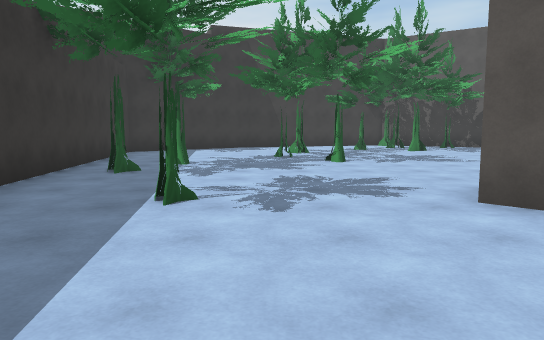
[1] (above)

20 first-person views from a walk through a scene from a Unity 3-D project. The camera is 1.4 m above the floor, tilts 6° down and sees 70° across. The floor is counted in squares, 2 m on a side. Each view is taken from the middle of a square. On the plan, view 1 faces up. The plan holds only what a view shows up to about 11 squares ahead; the rest is blank. The place goes on beyond the plan. The player character is not drawn. Some animated figures are left out.

[2]
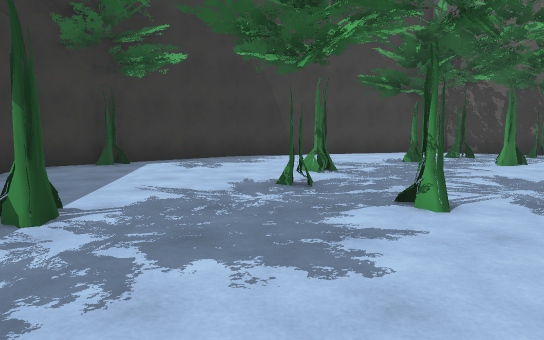

[3]
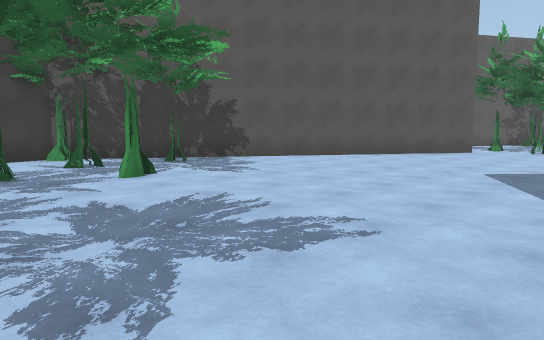

[4]
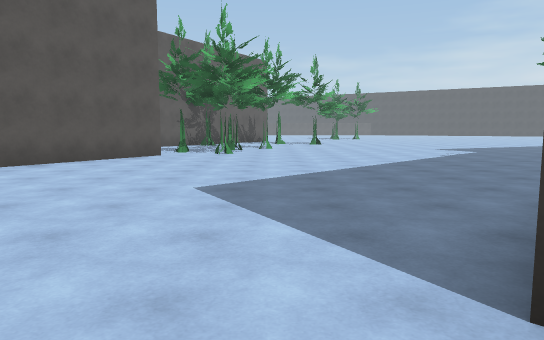

[5]
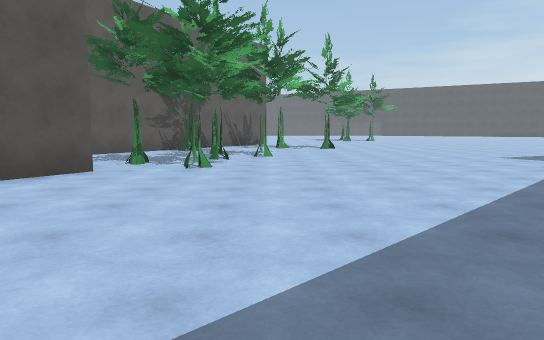

[6]
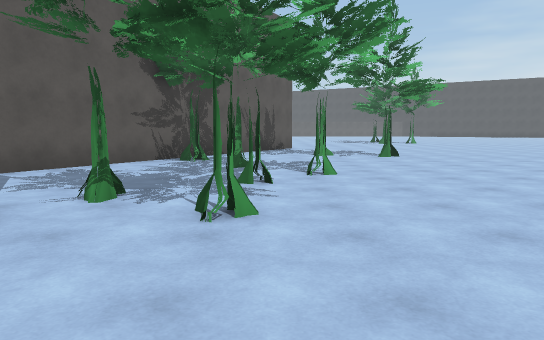

[7]
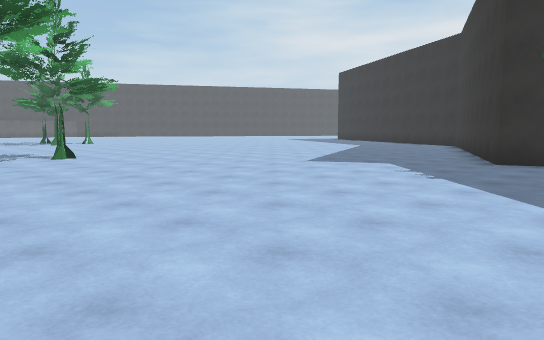

[8]
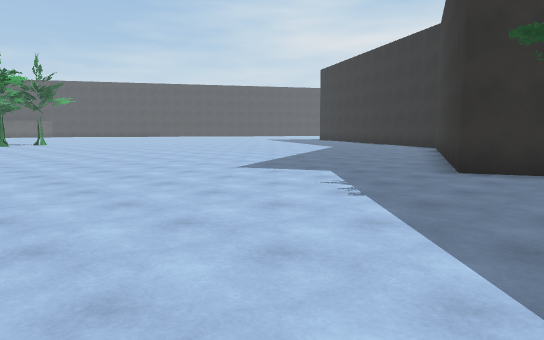

[9]
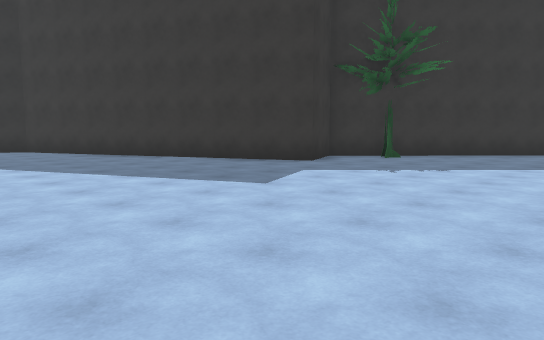

[10]
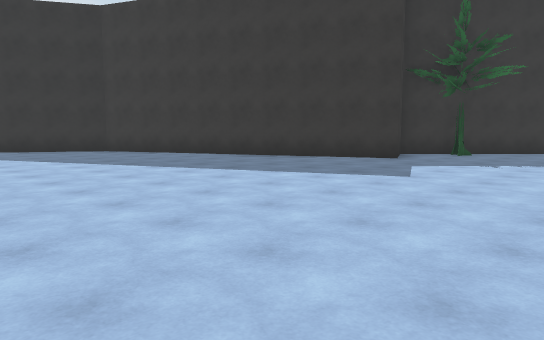

[11]
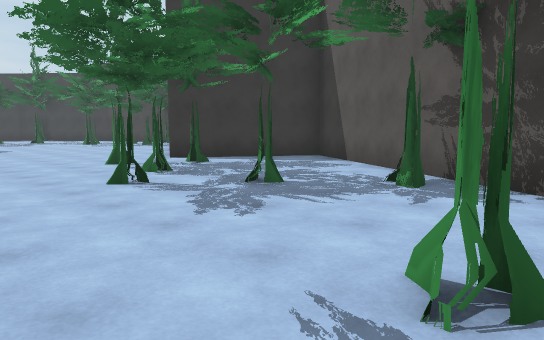

[12]
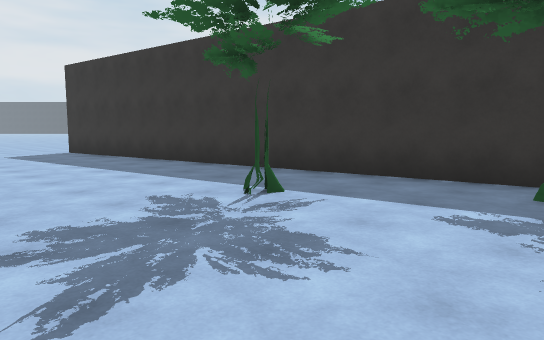

[13]
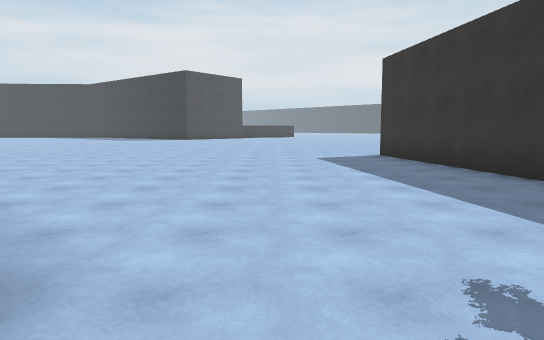

[14]
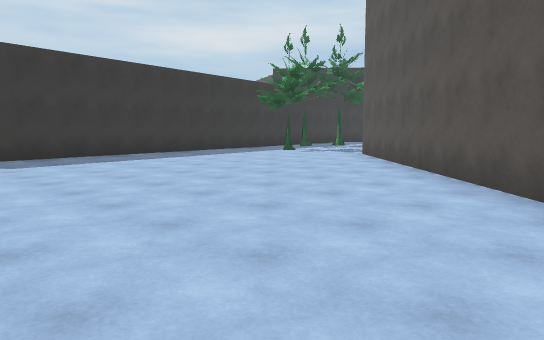

[15]
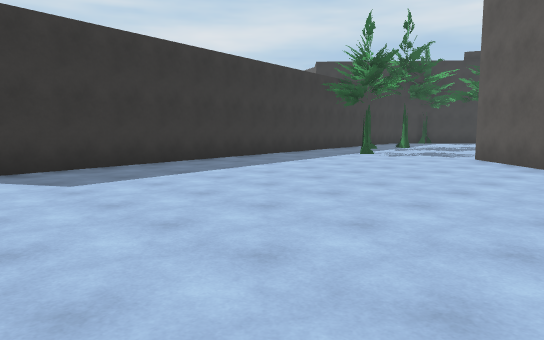

[16]
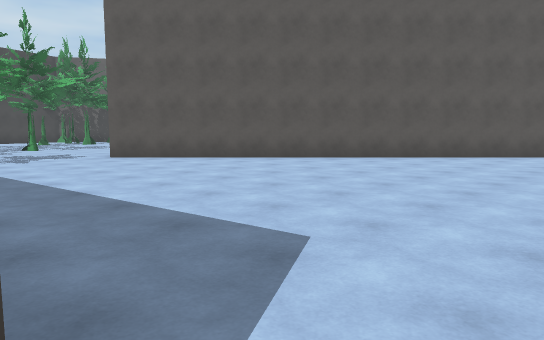

[17]
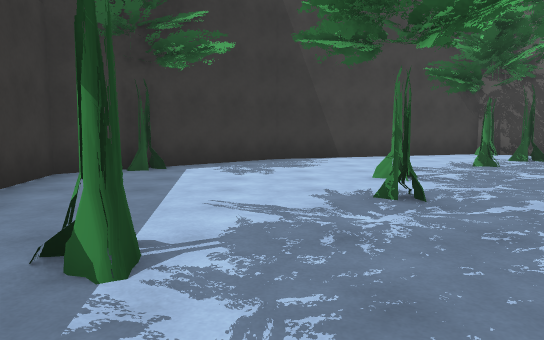

[18]
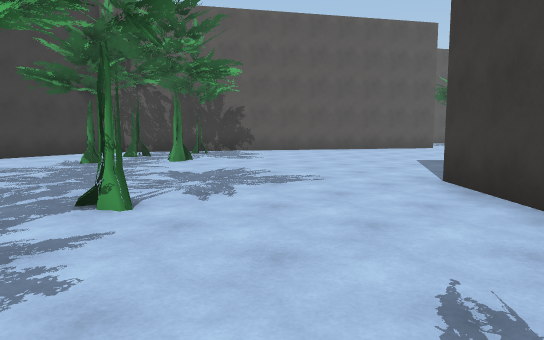

[19]
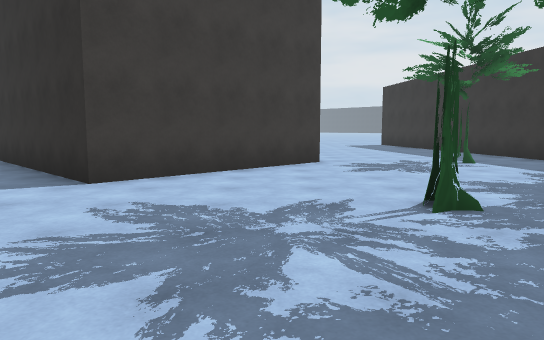

[20]
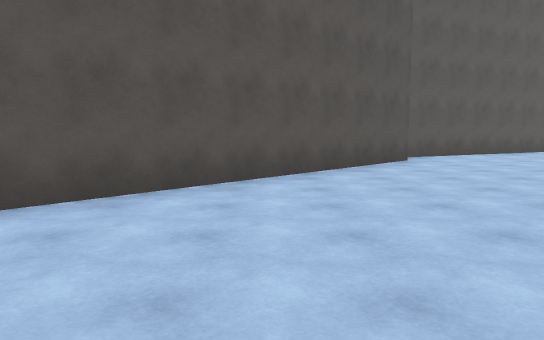

### Floor plan
Points are (right, up) in squares from view 1. A wall is a line through its corners. A room is listed if a view was taken in it or the views show most of it. See-through windows are left out.
Room 1 (views 1, 2, 3, 4, 5, 6, 7, 8, 9, 10, 11, 12, 13, 14, 15, 16, 17, 18, 19, 20)
walls: (10.8, -5.1) (2, 3.7) (5.3, 7.1) (12.6, -0.2) (14.3, 0.5) (17.1, -5.8); (12.2, -6.6) (11.7, -5.4); (23.1, 10.3) (16.5, 14.3) (14.4, 11) (4.8, 16.9) (-0.9, 15.1) (-4.4, 12) (-1.9, -5.5)
objects: tree (-3, 6); tree (-3, 13); tree (-2, 8); tree (-1, 4); tree (0, 10); tree (1, 9); tree (1, 12); tree (3, 13); tree (5, 13); tree (5, 15); tree (5, 16); tree (7, 14) to (7, 15); tree (12, 1); tree (15, 9); tree (16, 11); tree (17, 9); tree (18, 8); tree (19, 10); tree (21, 11); tree (22, 6); tree (23, 8)

Where each view was taken, in squares from view 1:
view 1: 0 up, 0 right, facing up
view 2: 5 up, 0 right, facing up
view 3: 7 up, 2 right, facing up-right
view 4: 8 up, 4 right, facing right
view 5: 8 up, 8 right, facing right
view 6: 9 up, 12 right, facing right
view 7: 9 up, 12 right, facing down-right
view 8: 7 up, 12 right, facing down-right
view 9: 6 up, 21 right, facing down-left
view 10: 5 up, 23 right, facing down-left
view 11: 6 up, 23 right, facing up-left
view 12: 7 up, 2 right, facing down-left
view 13: 5 up, 1 right, facing down
view 14: 6 down, 8 right, facing up-left
view 15: 6 down, 5 right, facing up-left
view 16: 6 down, 2 left, facing up-right
view 17: 6 up, 1 left, facing up
view 18: 5 up, 0 right, facing up-right
view 19: 12 up, 3 right, facing down
view 20: 2 down, 2 right, facing right
